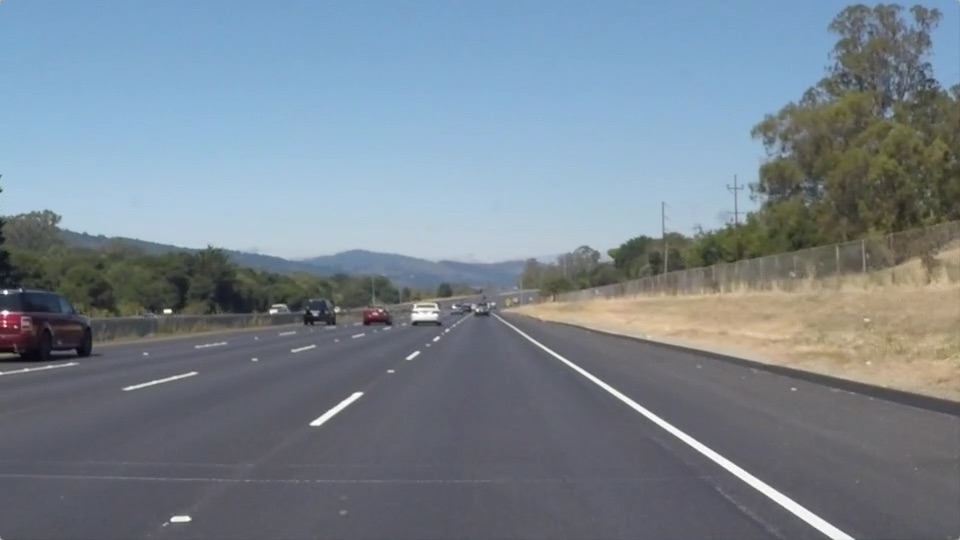
#> input picture test_images/solidWhiteRight.jpg, 960 x 540 px
$ jupyter execute --allow-errors 'Lane Detection.ipynb'   (shell and % lines are left out)
#> lines starting #> are read from the running program, lines starting #| are printed output that depends on the picture; after the words box and inside, x2 and y2 are one past the last pixel; in counts of white or black regions, pixels touching at a corner belong together
# Lane Detection

## Pipeline
1) Grayscale Conversion

2) Gaussian Blur

3) Canny Edge Detection

4) Region of Interest

5) Hough Transform

6) Draw Lines

### Importing Packages

[cell 1]
#importing some useful packages
import matplotlib.pyplot as plt
import matplotlib.image as mpimg
import numpy as np
import cv2

### Reading an Image

[cell 2]
#reading in an image
image = mpimg.imread('test_images/solidWhiteRight.jpg')
#> image is the input picture: shape (540, 960, 3); mean R, G, B 120.3, 132.6, 143.7
#printing out some stats and plotting
print('This image is:', type(image), 'with dimesions:', image.shape)
#| This image is: <class 'numpy.ndarray'> with dimesions: (540, 960, 3)
plt.imshow(image)

### Helper Functions

[cell 3]
import math

def perp( a ) :
    b = np.empty_like(a)
    b[0] = -a[1]
    b[1] = a[0]
    return b

def seg_intersect(a1,a2, b1,b2):
    da = a2-a1
    db = b2-b1
    dp = a1-b1
    dap = perp(da)
    denom = np.dot( dap, db)
    num = np.dot( dap, dp )
    return (num / denom.astype(float))*db + b1

def movingAverage(avg, new_sample, N=20):
    if (avg == 0):
        return new_sample
    avg -= avg / N;
    avg += new_sample / N;
    return avg;

# Grayscale Conversion
def grayscale(img):
    return cv2.cvtColor(img, cv2.COLOR_BGR2GRAY)

# Canny Edge Detection
def canny(img, low_threshold, high_threshold):
    return cv2.Canny(img, low_threshold, high_threshold)

# Gaussian Blur
def gaussian_blur(img, kernel_size):
    return cv2.GaussianBlur(img, (kernel_size, kernel_size), 0)

# Region of Interest
def region_of_interest(img, vertices):
    #defining a blank mask
    mask = np.zeros_like(img)

    if len(img.shape) > 2:
        channel_count = img.shape[2]
        ignore_mask_color = (255,) * channel_count
    else:
        ignore_mask_color = 255

    cv2.fillPoly(mask, vertices, ignore_mask_color)

    masked_image = cv2.bitwise_and(img, mask)
    return masked_image

def draw_lines(img, lines, color=[255, 0, 0], thickness=2):
    # variables to keep track of most dominant segment
    largestLeftLineSize = 0
    largestRightLineSize = 0
    largestLeftLine = (0,0,0,0)
    largestRightLine = (0,0,0,0)

    global avgLeft
    global avgRight

    if lines is None:
        avgx1, avgy1, avgx2, avgy2 = avgLeft
        cv2.line(img, (int(avgx1), int(avgy1)), (int(avgx2), int(avgy2)), [255,255,255], 12) #draw left line
        avgx1, avgy1, avgx2, avgy2 = avgRight
        cv2.line(img, (int(avgx1), int(avgy1)), (int(avgx2), int(avgy2)), [255,255,255], 12) #draw right line
        return

    for line in lines:
        for x1,y1,x2,y2 in line:
            size = math.hypot(x2 - x1, y2 - y1)
            slope = ((y2-y1)/(x2-x1))

            # find the most dominent segment based on length
            if (slope > 0.5): #right lane
                if (size > largestRightLineSize):
                    largestRightLine = (x1, y1, x2, y2)
                cv2.line(img, (x1, y1), (x2, y2), color, thickness)
            elif (slope < -0.5): #left lane
                if (size > largestLeftLineSize):
                    largestLeftLine = (x1, y1, x2, y2)
                cv2.line(img, (x1, y1), (x2, y2), color, thickness)

    # Define an imaginary horizontal line in the center of the screen
    # and at the bottom of the image, to extrapolate determined segment
    imgHeight, imgWidth = (img.shape[0], img.shape[1])
    upLinePoint1 = np.array( [0, int(imgHeight - (imgHeight/3))] )
    upLinePoint2 = np.array( [int(imgWidth), int(imgHeight - (imgHeight/3))] )
    downLinePoint1 = np.array( [0, int(imgHeight)] )
    downLinePoint2 = np.array( [int(imgWidth), int(imgHeight)] )

    # Find the intersection of dominant lane with an imaginary horizontal line
    # in the middle of the image and at the bottom of the image.
    p3 = np.array( [largestLeftLine[0], largestLeftLine[1]] )
    p4 = np.array( [largestLeftLine[2], largestLeftLine[3]] )
    upLeftPoint = seg_intersect(upLinePoint1,upLinePoint2, p3,p4)
    downLeftPoint = seg_intersect(downLinePoint1,downLinePoint2, p3,p4)
    if (math.isnan(upLeftPoint[0]) or math.isnan(downLeftPoint[0])):
        avgx1, avgy1, avgx2, avgy2 = avgLeft
        cv2.line(img, (int(avgx1), int(avgy1)), (int(avgx2), int(avgy2)), [255,255,255], 12) #draw left line
        avgx1, avgy1, avgx2, avgy2 = avgRight
        cv2.line(img, (int(avgx1), int(avgy1)), (int(avgx2), int(avgy2)), [255,255,255], 12) #draw right line
        return
    cv2.line(img, (int(upLeftPoint[0]), int(upLeftPoint[1])), (int(downLeftPoint[0]), int(downLeftPoint[1])), [0, 0, 255], 8) #draw left line

    # Calculate the average position of detected left lane over multiple video frames and draw

    avgx1, avgy1, avgx2, avgy2 = avgLeft
    avgLeft = (movingAverage(avgx1, upLeftPoint[0]), movingAverage(avgy1, upLeftPoint[1]), movingAverage(avgx2, downLeftPoint[0]), movingAverage(avgy2, downLeftPoint[1]))
    avgx1, avgy1, avgx2, avgy2 = avgLeft
    cv2.line(img, (int(avgx1), int(avgy1)), (int(avgx2), int(avgy2)), [255,255,255], 12) #draw left line

    # Find the intersection of dominant lane with an imaginary horizontal line
    # in the middle of the image and at the bottom of the image.
    p5 = np.array( [largestRightLine[0], largestRightLine[1]] )
    p6 = np.array( [largestRightLine[2], largestRightLine[3]] )
    upRightPoint = seg_intersect(upLinePoint1,upLinePoint2, p5,p6)
    downRightPoint = seg_intersect(downLinePoint1,downLinePoint2, p5,p6)
    if (math.isnan(upRightPoint[0]) or math.isnan(downRightPoint[0])):
        avgx1, avgy1, avgx2, avgy2 = avgLeft
        cv2.line(img, (int(avgx1), int(avgy1)), (int(avgx2), int(avgy2)), [255,255,255], 12) #draw left line
        avgx1, avgy1, avgx2, avgy2 = avgRight
        cv2.line(img, (int(avgx1), int(avgy1)), (int(avgx2), int(avgy2)), [255,255,255], 12) #draw right line
        return
    cv2.line(img, (int(upRightPoint[0]), int(upRightPoint[1])), (int(downRightPoint[0]), int(downRightPoint[1])), [0, 0, 255], 8) #draw left line

    # Calculate the average position of detected right lane over multiple video frames and draw

    avgx1, avgy1, avgx2, avgy2 = avgRight
    avgRight = (movingAverage(avgx1, upRightPoint[0]), movingAverage(avgy1, upRightPoint[1]), movingAverage(avgx2, downRightPoint[0]), movingAverage(avgy2, downRightPoint[1]))
    avgx1, avgy1, avgx2, avgy2 = avgRight
    cv2.line(img, (int(avgx1), int(avgy1)), (int(avgx2), int(avgy2)), [255,255,255], 12) #draw left line


def hough_lines(img, rho, theta, threshold, min_line_len, max_line_gap):
    lines = cv2.HoughLinesP(img, rho, theta, threshold, np.array([]), minLineLength=min_line_len, maxLineGap=max_line_gap)
    line_img = np.zeros((*img.shape, 3), dtype=np.uint8)
    draw_lines(line_img, lines)
    return line_img


def weighted_img(img, initial_img, α=0.8, β=1., λ=0.):
    return cv2.addWeighted(initial_img, α, img, β, λ)

### Driver Function

[cell 4]
def process_image(image):

    # Blur to avoid edges from noise
    blurredImage = gaussian_blur(image, 11)


    edgesImage = canny(blurredImage, 40, 50)

    # mark out the trapezium region of interest

    height = image.shape[0]
    width = image.shape[1]
    vertices = np.array( [[
                [3*width/4, 3*height/5],
                [width/4, 3*height/5],
                [40, height],
                [width - 40, height]
            ]], dtype=np.int32 )


    regionInterestImage = region_of_interest(edgesImage, vertices)


    lineMarkedImage = hough_lines(regionInterestImage, 1, np.pi/180, 40, 30, 200)


    # draw output on top of original
    return weighted_img(lineMarkedImage, image)

### Test on Images

[cell 5]
import os
import matplotlib.pyplot as plt
import matplotlib.image as mpimg
import numpy as np
inDirectory = "test_images"
outDirectory = inDirectory + "_out"
if not os.path.exists(outDirectory):
    os.makedirs(outDirectory)
imageNames = os.listdir(inDirectory + "/")
for imageName in imageNames:
    avgLeft = (0, 0, 0, 0)
    avgRight = (0, 0, 0, 0)
    image = mpimg.imread(inDirectory + "/" + imageName)
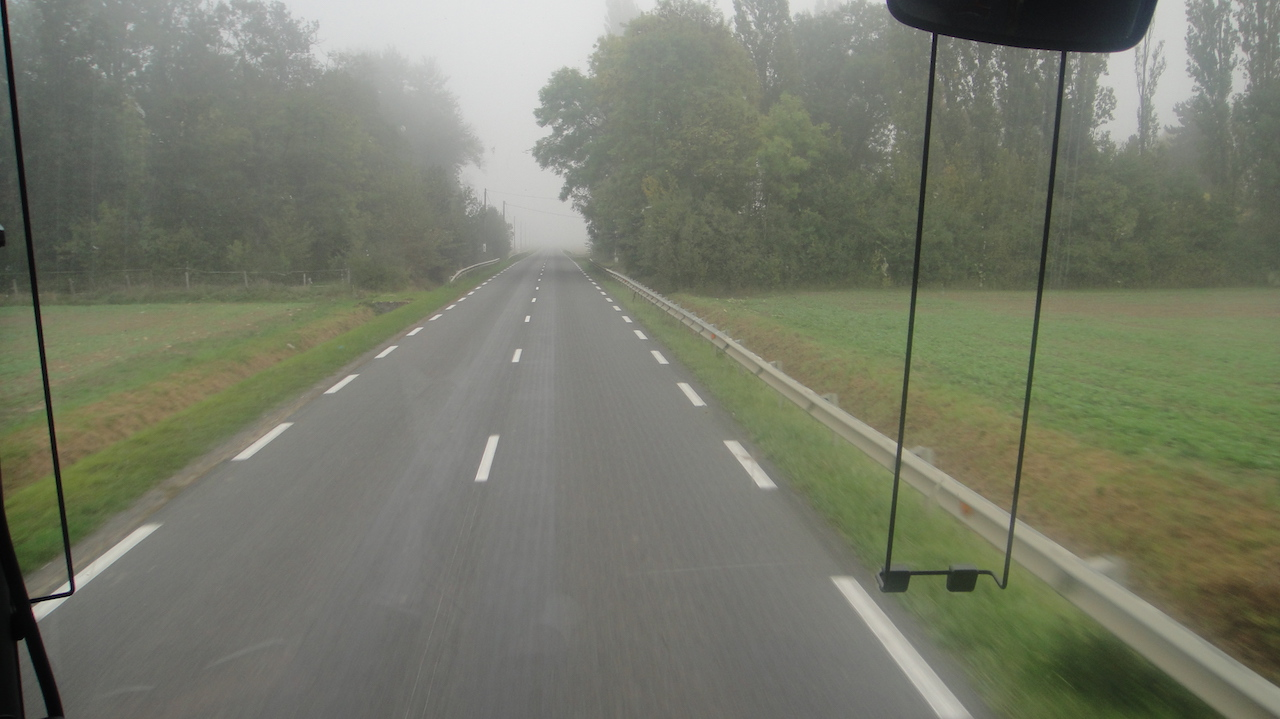
#> input picture test_images/DSC02668.JPG, 1280 x 719 px
#> image is the input picture: shape (719, 1280, 3); mean R, G, B 117.9, 121, 105.5
    out = process_image(image)
#> in canny, `return cv2.Canny(img, low_threshold, high_threshold)`:
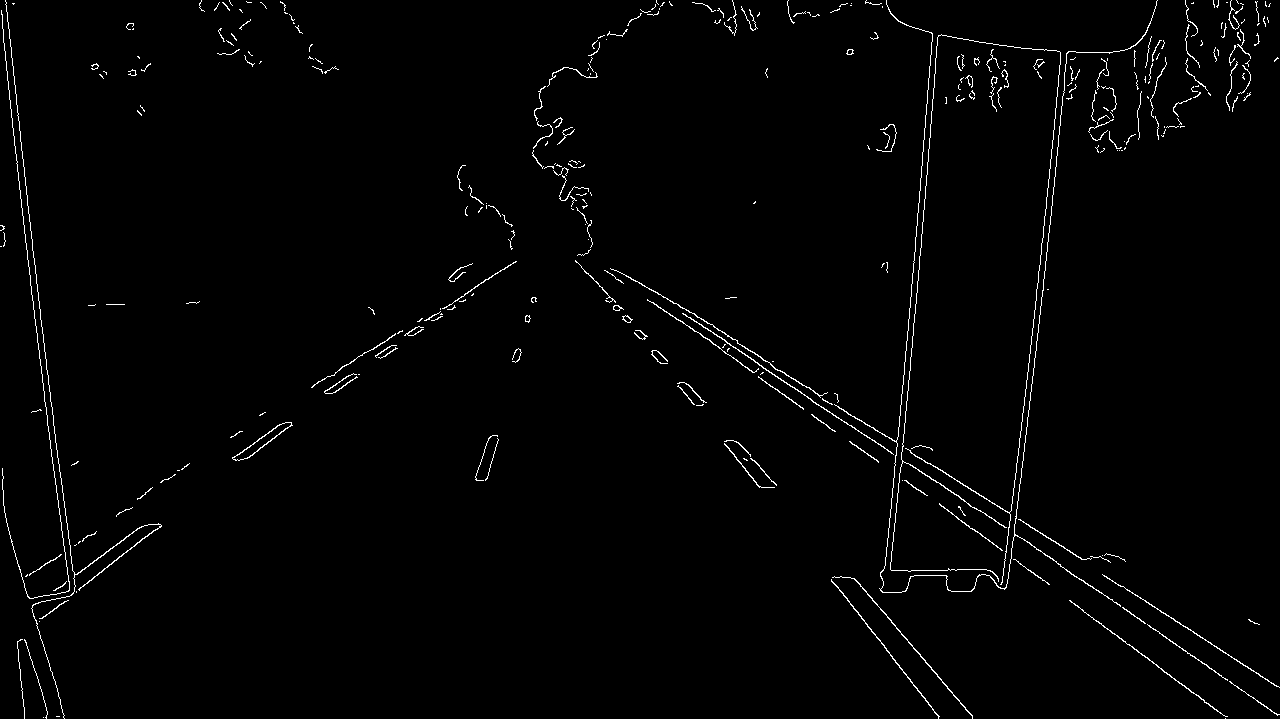
#> returned value: shape (719, 1280); 1.5% white in thin lines or dots
#> in region_of_interest, `masked_image = cv2.bitwise_and(img, mask)`:
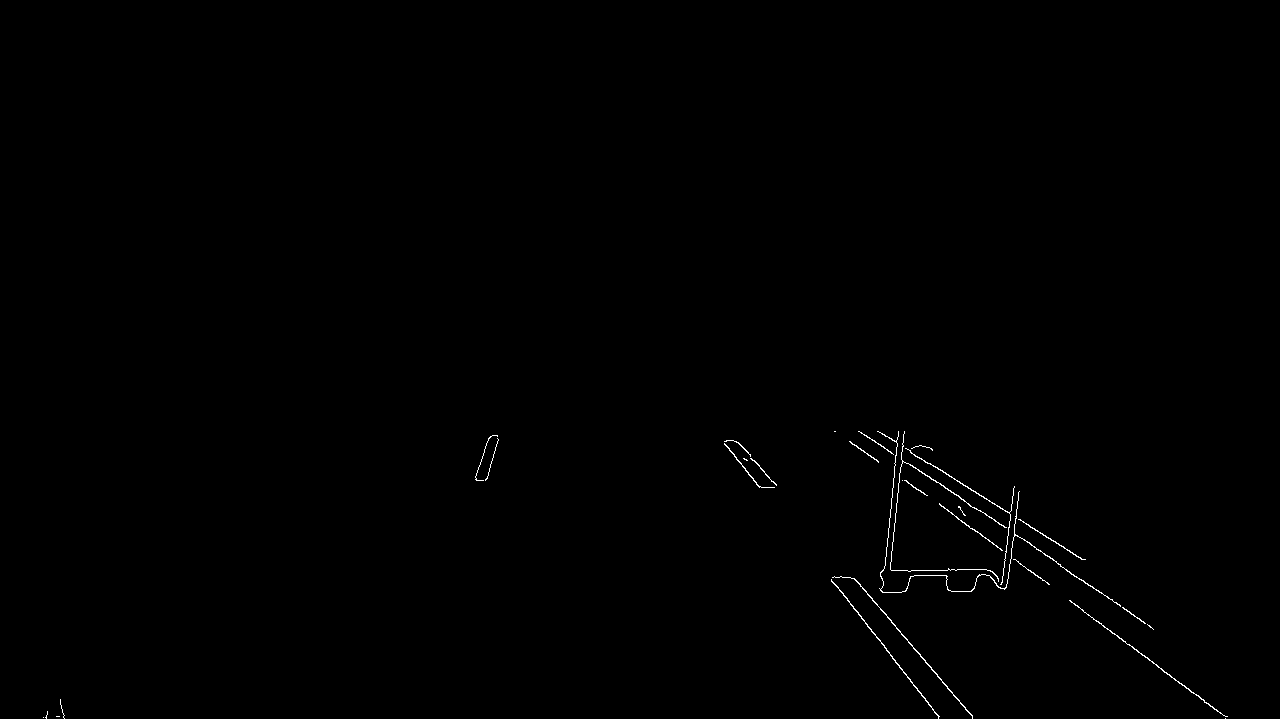
#> masked_image: shape (719, 1280); 0.31% white in thin lines or dots, all inside (x1, y1, x2, y2) = (43, 431, 1228, 719)
#> in hough_lines, `lines = cv2.HoughLinesP(img, rho, theta, threshold, np.array([]), minL..`: lines = 19 rows, first 6: [726, 445, 938, 716], [877, 431, 1083, 559], [894, 468, 1217, 711], [874, 440, 1151, 627], [733, 440, 972, 715], [885, 613, 904, 431]
#> the loop in draw_lines, `for line in lines:` made 19 passes
#> in weighted_img, `return cv2.addWeighted(initial_img, α, img, β, λ)`:
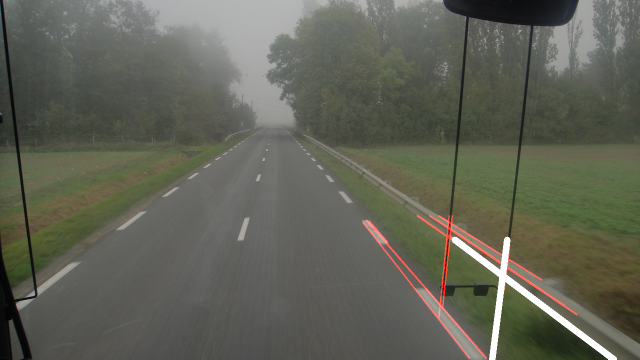
#> returned value: shape (719, 1280, 3) (shown at 1/2 size); mean of channels 0, 1, 2 96.9, 98.3, 86.1; drawn as R, G, B
    mpimg.imsave(outDirectory + "/" + imageName, out)
    print("Processed " + outDirectory + "/" + imageName)
#> pass 2 of the loop `for imageName in imageNames:`:
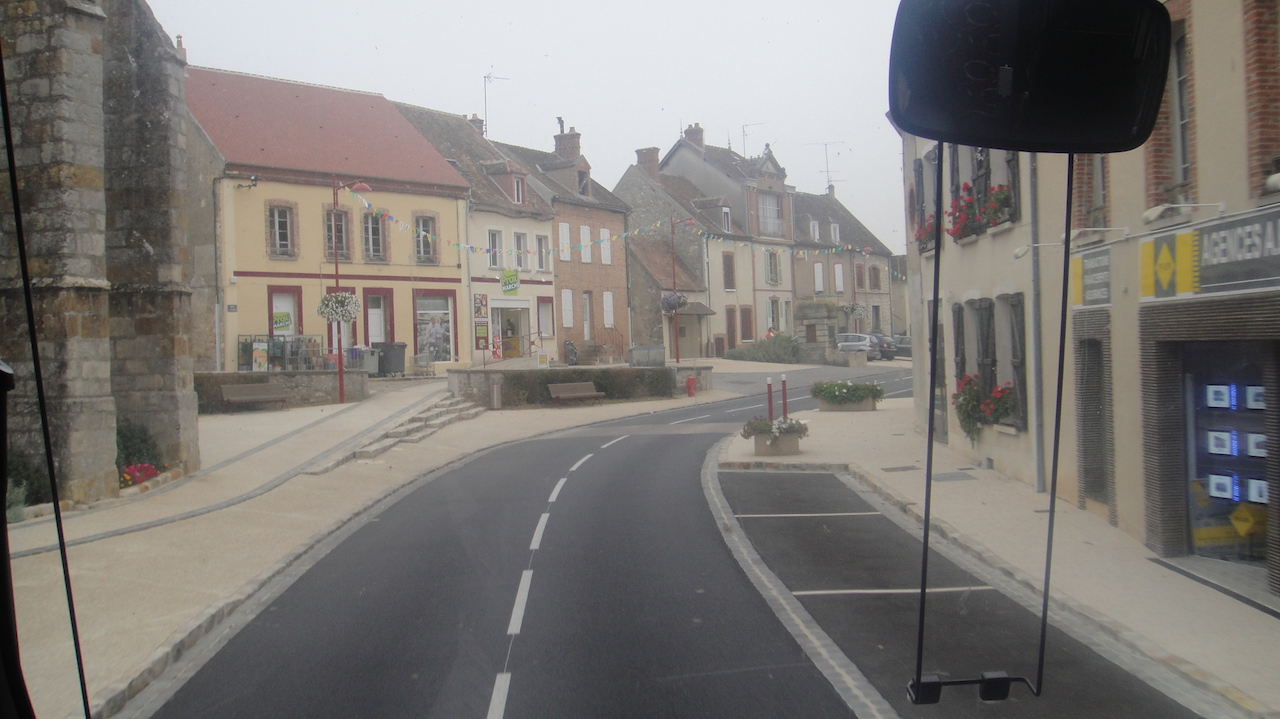
#> input picture test_images/DSC02670.JPG, 1280 x 719 px
#> image is the input picture: shape (719, 1280, 3); mean R, G, B 124.8, 120.9, 117.5
#> in region_of_interest (call 2), `masked_image = cv2.bitwise_and(img, mask)`:
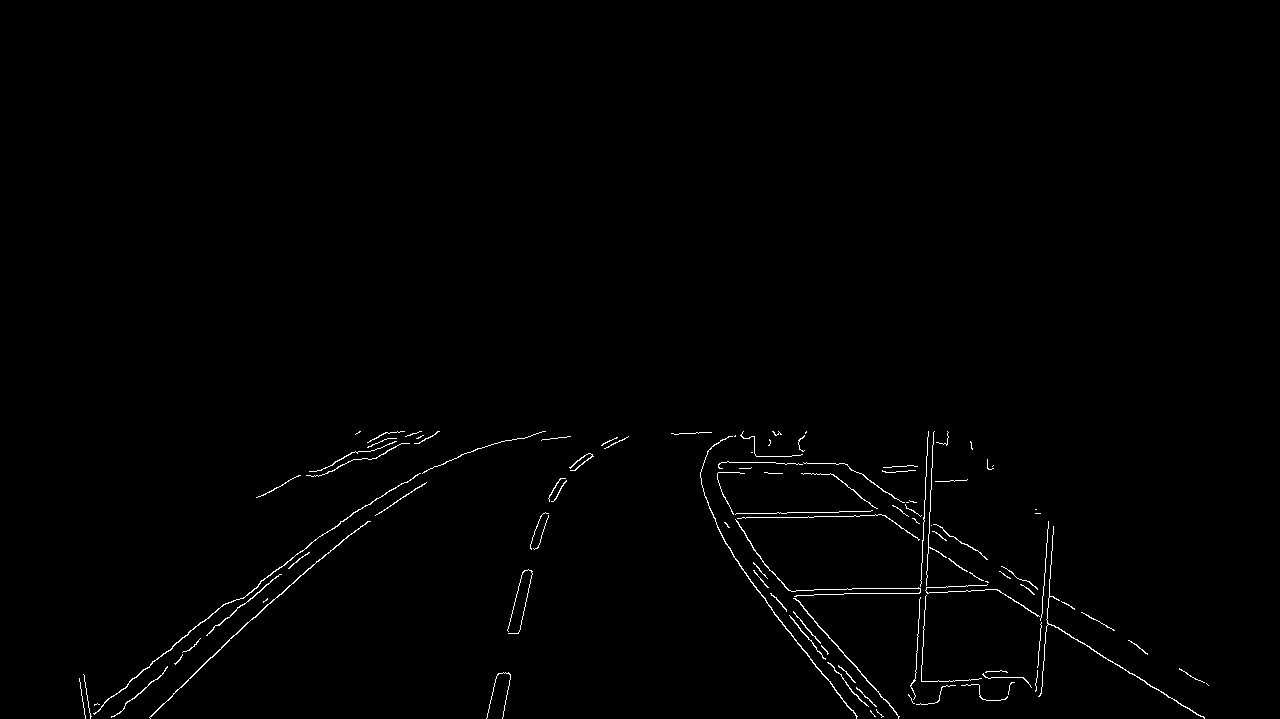
#> masked_image: shape (719, 1280); 0.78% white in thin lines or dots, all inside (x1, y1, x2, y2) = (79, 431, 1209, 719)
#> lines = 53 rows, first 6: [752, 436, 1204, 718], [919, 704, 934, 431], [704, 493, 898, 717], [125, 703, 353, 512], [84, 714, 340, 521], [914, 703, 928, 431]
#> the loop in draw_lines (call 2), `for line in lines:` made 53 passes
#> in weighted_img (call 2), `return cv2.addWeighted(initial_img, α, img, β, λ)`:
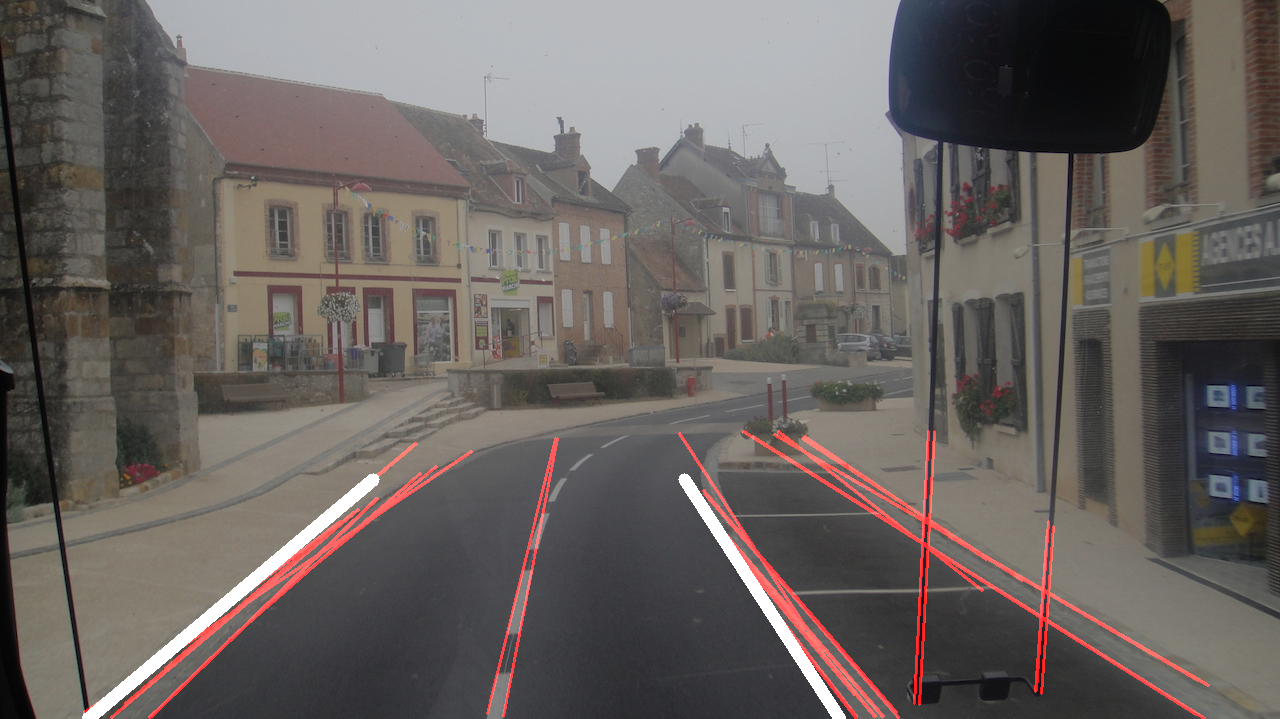
#> returned value: shape (719, 1280, 3); mean of channels 0, 1, 2 104.7, 98.2, 95.5; drawn as R, G, B
print("Processing complete.")

### Plot a Processed Images

[cell 6]
imageNames = os.listdir("test_images_out")
#> imageNames = []
for imageName in imageNames:
    image = mpimg.imread("test_images_out/" + imageName)
    print('This image is:', type(image), 'with dimesions:', image.shape)
    plt.imshow(image)
print("Processing complete")
